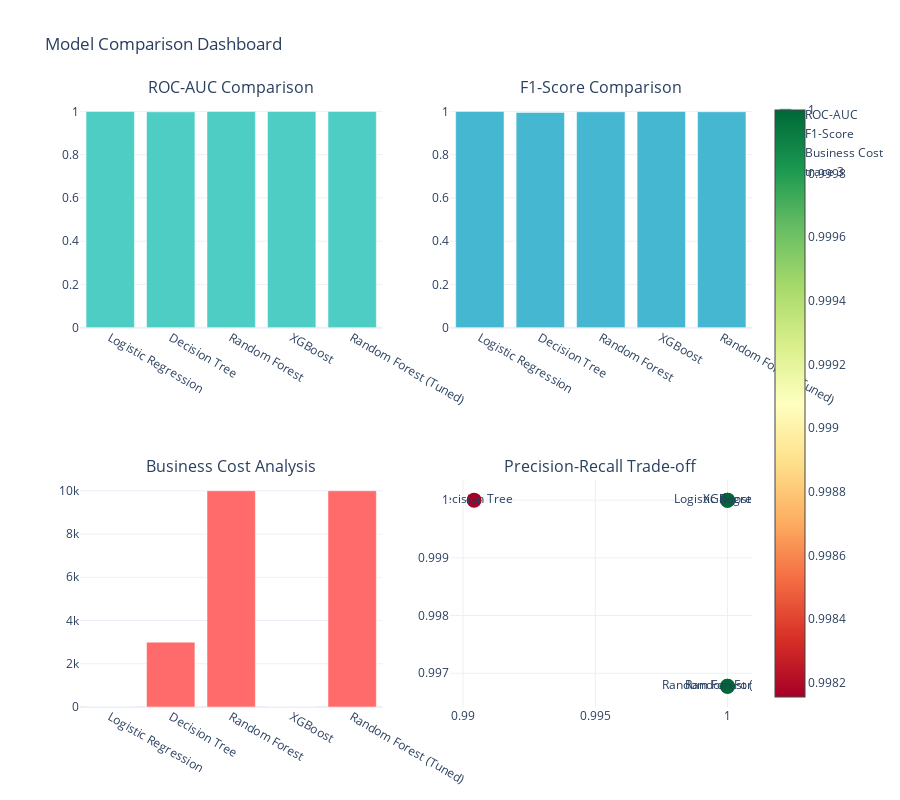

The notebook cell this image was saved under:
### Code cell
# ============================================================================
# MODEL COMPARISON & SELECTION
# ============================================================================
print("\n" + "="*100)
print("🏆 MODEL COMPARISON & SELECTION")
print("="*100)

# Collect all results
all_results = [lr_metrics, dt_metrics, rf_metrics, xgb_metrics, tuned_metrics]
model_names = ['Logistic Regression', 'Decision Tree', 'Random Forest', 
               'XGBoost', 'Random Forest (Tuned)']

comparison_df = pd.DataFrame(all_results)
comparison_df['model'] = model_names

# Identify best model
best_idx = comparison_df['test_roc_auc'].idxmax()
best_model_name = comparison_df.loc[best_idx, 'model']
best_score = comparison_df.loc[best_idx, 'test_roc_auc']

print(f"\n🎯 BEST MODEL IDENTIFIED: {best_model_name}")
print(f"   • Test ROC-AUC: {best_score:.3f}")
print(f"   • Business Cost: ${comparison_df.loc[best_idx, 'business_cost']:,.0f}")

# Create comparison table
print("\n📊 MODEL COMPARISON TABLE:")
print("-" * 80)
display_cols = ['model', 'test_roc_auc', 'test_f1', 'test_precision', 
                'test_recall', 'false_negative_rate', 'business_cost']
print(comparison_df[display_cols].to_string(index=False))

# Visualization
print("\n🔄 Creating model comparison dashboard...")

fig = make_subplots(
    rows=2, cols=2,
    subplot_titles=('ROC-AUC Comparison', 'F1-Score Comparison',
                   'Business Cost Analysis', 'Precision-Recall Trade-off'),
    specs=[[{'type': 'bar'}, {'type': 'bar'}],
           [{'type': 'bar'}, {'type': 'scatter'}]]
)

# ROC-AUC
fig.add_trace(
    go.Bar(x=comparison_df['model'], y=comparison_df['test_roc_auc'],
           name='ROC-AUC', marker_color='#4ECDC4'),
    row=1, col=1
)

# F1-Score
fig.add_trace(
    go.Bar(x=comparison_df['model'], y=comparison_df['test_f1'],
           name='F1-Score', marker_color='#45B7D1'),
    row=1, col=2
)

# Business Cost
fig.add_trace(
    go.Bar(x=comparison_df['model'], y=comparison_df['business_cost'],
           name='Business Cost', marker_color='#FF6B6B'),
    row=2, col=1
)

# Precision-Recall
fig.add_trace(
    go.Scatter(x=comparison_df['test_precision'], y=comparison_df['test_recall'],
               mode='markers+text', text=comparison_df['model'],
               marker=dict(size=15, color=comparison_df['test_roc_auc'],
                          colorscale='RdYlGn', showscale=True)),
    row=2, col=2
)

fig.update_layout(height=800, title_text="Model Comparison Dashboard",
                  showlegend=True, template='plotly_white')
fig.show()

# Basel II Compliance Check
print(f"\n📋 BASEL II COMPLIANCE CHECK:")
print("-" * 60)
for idx, row in comparison_df.iterrows():
    compliant = (row['test_roc_auc'] >= 0.7 and 
                 row['false_negative_rate'] <= 0.2)
    status = "✅ COMPLIANT" if compliant else "⚠️ REVIEW"
    print(f"   {row['model']:25} | {status}")

### Figure 1 — Plotly figure (JSON) as saved in the notebook; plotly's stock layout.template omitted (floating-point values rounded to 4 significant figures)
{"data": [{"marker": {"color": "#4ECDC4"}, "name": "ROC-AUC", "type": "bar", "x": ["Logistic Regression", "Decision Tree", "Random Forest", "XGBoost", "Random Forest (Tuned)"], "xaxis": "x", "y": [1.0, 0.9982, 1.0, 1.0, 1.0], "yaxis": "y"}, {"marker": {"color": "#45B7D1"}, "name": "F1-Score", "type": "bar", "x": ["Logistic Regression", "Decision Tree", "Random Forest", "XGBoost", "Random Forest (Tuned)"], "xaxis": "x2", "y": [1.0, 0.9952, 0.9984, 1.0, 0.9984], "yaxis": "y2"}, {"marker": {"color": "#FF6B6B"}, "name": "Business Cost", "type": "bar", "x": ["Logistic Regression", "Decision Tree", "Random Forest", "XGBoost", "Random Forest (Tuned)"], "xaxis": "x3", "y": [0, 3000, 10000, 0, 10000], "yaxis": "y3"}, {"marker": {"color": [1.0, 0.9982, 1.0, 1.0, 1.0], "colorscale": [[0, "rgb(165,0,38)"], [0.1, "rgb(215,48,39)"], [0.2, "rgb(244,109,67)"], [0.3, "rgb(253,174,97)"], [0.4, "rgb(254,224,139)"], [0.5, "rgb(255,255,191)"], [0.6, "rgb(217,239,139)"], [0.7, "rgb(166,217,106)"], [0.8, "rgb(102,189,99)"], [0.9, "rgb(26,152,80)"], [1, "rgb(0,104,55)"]], "showscale": true, "size": 15}, "mode": "markers+text", "text": ["Logistic Regression", "Decision Tree", "Random Forest", "XGBoost", "Random Forest (Tuned)"], "type": "scatter", "x": [1.0, 0.9904, 1.0, 1.0, 1.0], "xaxis": "x4", "y": [1.0, 1.0, 0.9968, 1.0, 0.9968], "yaxis": "y4"}], "layout": {"annotations": [{"font": {"size": 16}, "showarrow": false, "text": "ROC-AUC Comparison", "x": 0.225, "xanchor": "center", "xref": "paper", "y": 1, "yanchor": "bottom", "yref": "paper"}, {"font": {"size": 16}, "showarrow": false, "text": "F1-Score Comparison", "x": 0.775, "xanchor": "center", "xref": "paper", "y": 1, "yanchor": "bottom", "yref": "paper"}, {"font": {"size": 16}, "showarrow": false, "text": "Business Cost Analysis", "x": 0.225, "xanchor": "center", "xref": "paper", "y": 0.375, "yanchor": "bottom", "yref": "paper"}, {"font": {"size": 16}, "showarrow": false, "text": "Precision-Recall Trade-off", "x": 0.775, "xanchor": "center", "xref": "paper", "y": 0.375, "yanchor": "bottom", "yref": "paper"}], "height": 800, "showlegend": true, "title": {"text": "Model Comparison Dashboard"}, "xaxis": {"anchor": "y", "domain": [0, 0.45]}, "xaxis2": {"anchor": "y2", "domain": [0.55, 1]}, "xaxis3": {"anchor": "y3", "domain": [0, 0.45]}, "xaxis4": {"anchor": "y4", "domain": [0.55, 1]}, "yaxis": {"anchor": "x", "domain": [0.625, 1]}, "yaxis2": {"anchor": "x2", "domain": [0.625, 1]}, "yaxis3": {"anchor": "x3", "domain": [0, 0.375]}, "yaxis4": {"anchor": "x4", "domain": [0, 0.375]}}}
